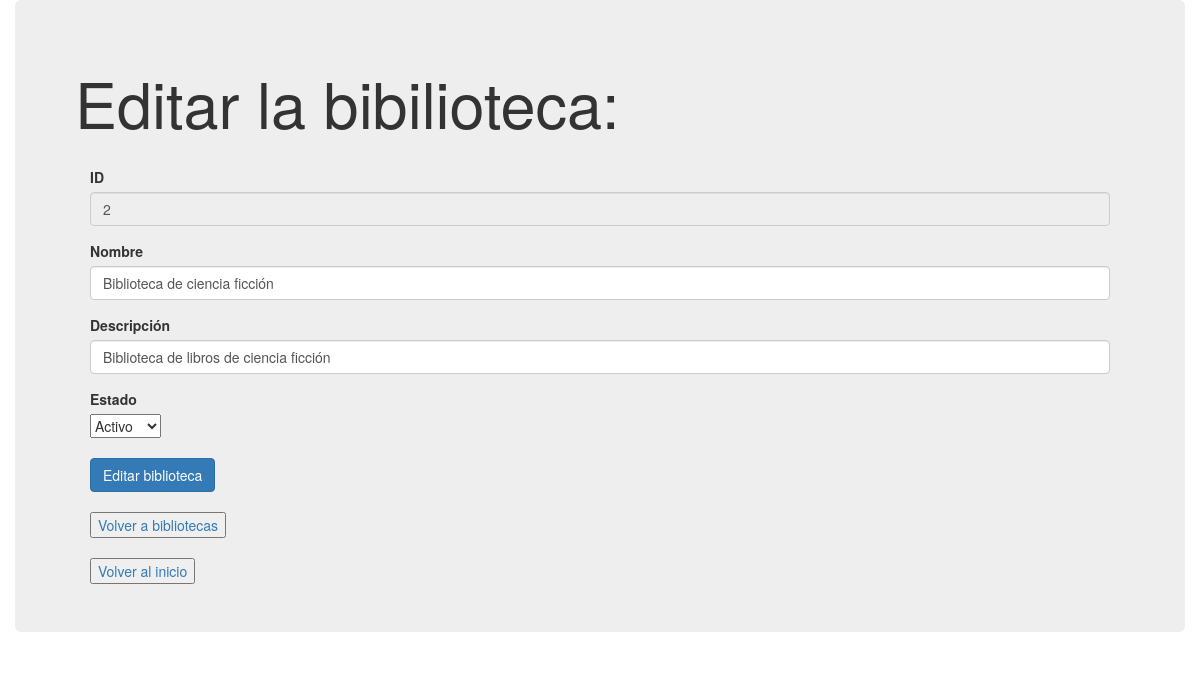
/editarBiblioteca.php?id=2, run on the app's committed database.
### tables this page shows
create TABLE bibliotecas(
    id INT AUTO_INCREMENT PRIMARY KEY,
    nombre varchar(255),
	  descripcion text,
    numerolibros int,
    estado varchar(20)
);

### modelo/biblioteca.php (called while the page is built, shortened)
<?php
require_once "bd.php";
class Biblioteca
{
    private $db;
    private $id;
    private $nombre;
    private $descripcion;
    function __construct()
    {
        $bd = new bd();
        $this->db = $bd->conectarBD();
    }
    function obtenerBiblioteca()
    {
        try {
            $querySelect = "SELECT DISTINCT * FROM Bibliotecas WHERE id= :id";
            $instanciaDB = $this->db->prepare($querySelect);
            $instanciaDB->bindParam(":id", $this->id);
            $instanciaDB->execute();
            if ($instanciaDB) {
                return $instanciaDB->fetchAll(PDO::FETCH_CLASS, "Biblioteca")[0];
            } else {
                echo "Ocurrió un error inesperado al recuperar la Biblioteca seleccionada";
            }
        } catch (Exception $ex) {
            echo "Ocurrió un error: " . $ex->getMessage();
            return null;
        }
    }
    public function getId()
    {
        return $this->id;
    }
    public function getNombre()
    {
        return $this->nombre;
    }
    public function getDescripcion()
    {
        return $this->descripcion;
    }
    public function setId($id): self
    {
        $this->id = $id;
        return $this;
    }
}

### modelo/bd.php (called while the page is built)
<?php
class bd
{
    private $cadenaConexion = "mysql:dbname=libreria;host=localhost;port=3308";
    private $usuario = "root";
    private $clave = "";
    function conectarBD()
    {
        try {
            return new PDO($this->cadenaConexion, $this->usuario, $this->clave);
        } catch (PDOException $e) {
            echo "Error ocurrio un problema en Base de datos: " . $e->getMessage();
            return null;
        }
    }
}

### editarBiblioteca.php (the view, shortened to what this page needs)
<!DOCTYPE html>
<html lang="en">
<?php
include "componentes/head.php";
require "modelo/biblioteca.php";
?>
<head>
</head>
<body>
    <div class="container-fluid">
        <div class="jumbotron">
            <h1>Editar la bibilioteca: </h1>
            <br>
            <?php
            if (isset($_GET['id']) && !empty($_GET['id']))
            {
                $idBiblioteca=$_GET['id'];
                $biblioteca =new Biblioteca();
                $biblioteca->setId($idBiblioteca);
                $biblioteca= $biblioteca->obtenerBiblioteca();
            }
            ?>
            <div class="container-fluid">
                <form id="editarLibreriaForm" action="editarBiblioteca.php" method="post">
                    <div class="form-group">
                        <label>ID</label>
                        <input type="number" class="form-control" name="id" value="<?php echo $biblioteca->getId(); ?>"
                            readonly>
                    </div>
                    <div class="form-group">
                        <label>Nombre</label>
                        <input type="text" class="form-control" name="nombre"
                            value="<?php echo $biblioteca->getNombre(); ?>" required>
                    </div>
                    <div class="form-group">
                        <label>Descripción</label>
                        <input type="text" class="form-control" name="descripcion"
                            value="<?php echo $biblioteca->getDescripcion(); ?>" required>
                    </div>
                    <div>
                        <label>Estado</label>
                        <br>
                        <select id="estado" name="estado">
                            <option value="Activo">Activo</option>
                        </select>
                    </div>
                    <br>
                    <button type="submit" class="btn btn-primary">Editar biblioteca</button>
                </form>
                <br>
                <a href="listadobibliotecas.php"><button>Volver a bibliotecas</button></a>
                <br><br>
                <a href="index.php"><button>Volver al inicio</button></a>
            </div>
        </div>
</body>
</html>

### data on the page
bibliotecas: id "2", nombre "Biblioteca de ciencia ficción", descripcion "Biblioteca de libros de ciencia ficción"
